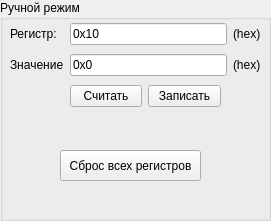
       <widget class="QGroupBox" name="groupBox_3">
        <property name="geometry">
         <rect>
          <x>680</x>
          <y>560</y>
          <width>271</width>
          <height>221</height>
         </rect>
        </property>
        <property name="title">
         <string>Ручной режим</string>
        </property>
        <widget class="QWidget" name="layoutWidget">
         <property name="geometry">
          <rect>
           <x>10</x>
           <y>20</y>
           <width>251</width>
           <height>91</height>
          </rect>
         </property>
         <layout class="QGridLayout" name="gridLayout_3">
          <item row="2" column="1">
           <widget class="QPushButton" name="manReadPushButton">
            <property name="text">
             <string>Считать</string>
            </property>
           </widget>
          </item>
          <item row="1" column="1" colspan="3">
           <widget class="QLineEdit" name="manValLineEdit">
            <property name="text">
             <string>0x0</string>
            </property>
           </widget>
          </item>
          <item row="0" column="0">
           <widget class="QLabel" name="label_2">
            <property name="text">
             <string>Регистр:</string>
            </property>
           </widget>
          </item>
          <item row="0" column="1" colspan="3">
           <widget class="QLineEdit" name="manRegLineEdit">
            <property name="text">
             <string>0x10</string>
            </property>
           </widget>
          </item>
          <item row="2" column="2">
           <widget class="QPushButton" name="manWritePushButton">
            <property name="text">
             <string>Записать</string>
            </property>
           </widget>
          </item>
          <item row="1" column="0">
           <widget class="QLabel" name="label_3">
            <property name="text">
             <string>Значение</string>
            </property>
           </widget>
          </item>
          <item row="0" column="4">
           <widget class="QLabel" name="label_4">
            <property name="text">
             <string>(hex)</string>
            </property>
           </widget>
          </item>
          <item row="1" column="4">
           <widget class="QLabel" name="label_5">
            <property name="text">
             <string>(hex)</string>
            </property>
           </widget>
          </item>
         </layout>
        </widget>
        <widget class="QPushButton" name="clearAllPushButton">
         <property name="geometry">
          <rect>
           <x>60</x>
           <y>150</y>
           <width>141</width>
           <height>31</height>
          </rect>
         </property>
         <property name="text">
          <string>Сброс всех регистров</string>
         </property>
        </widget>
       </widget>
